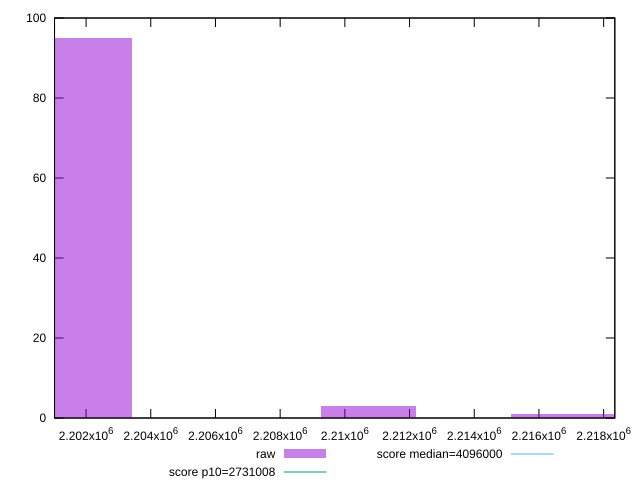

The gnuplot source for this figure:
reset

$raw <<EOF
2216588.4540399686 1
2219516.576172122 1
2201947.8433792023 95
2210732.209775662 3
EOF

set key outside below
set boxwidth 2928.122132153195
set xrange [2201025:2218346]
set yrange [0:100]
set trange [0:100]
set style fill transparent solid 0.5 noborder

set parametric
set terminal svg size 640, 490 enhanced background rgb 'white'
set output "report_00019_2021-02-10T18-14-37.922Z//total-byte-weight/samples/pages+cached/raw/histogram.svg"

plot $raw title "raw" with boxes, \
     2731008,t title "score p10=2731008", \
     4096000,t title "score median=4096000"

reset
